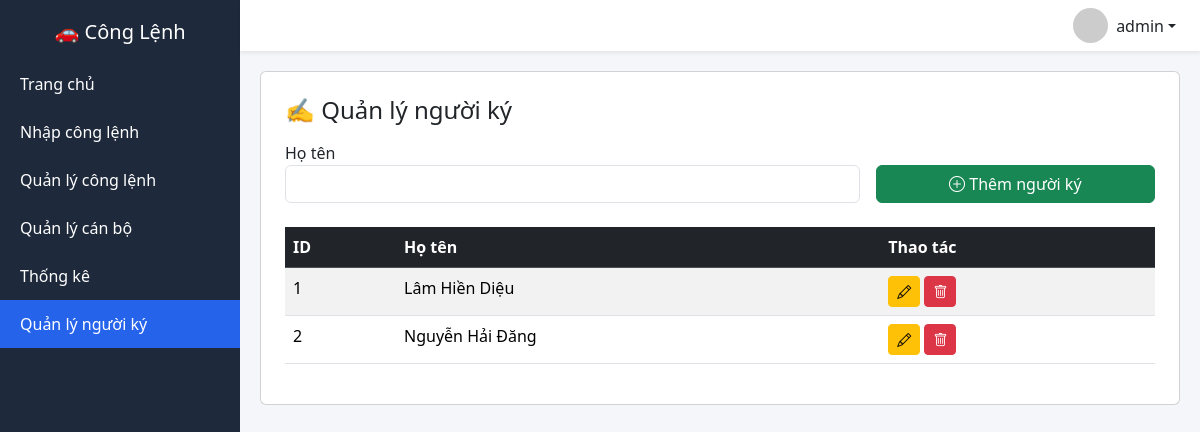
The page /quanly_nguoiky (signed in) on the database as committed earlier.
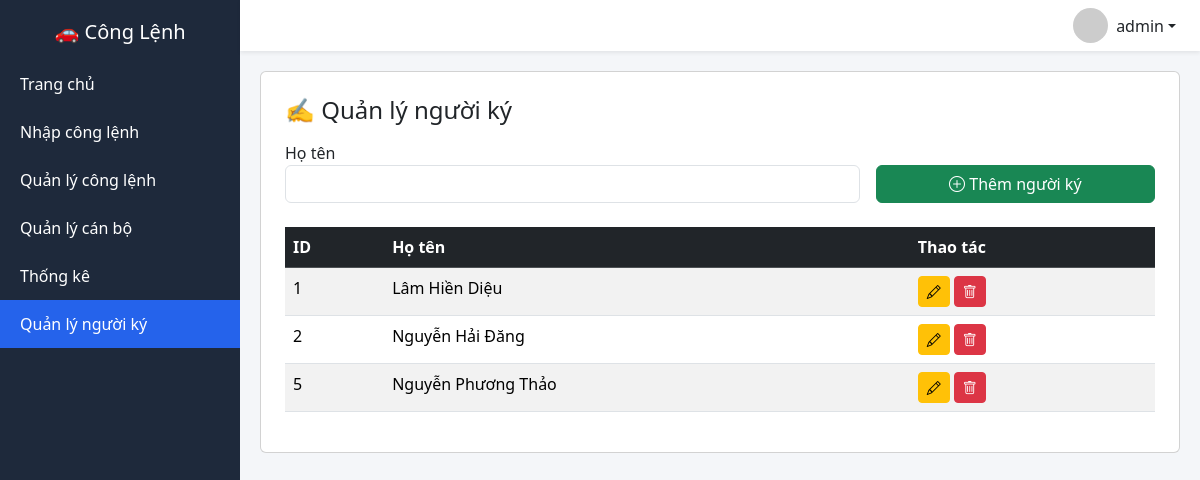
The same page on the database as committed later.
### tables this page shows
CREATE TABLE nguoiky(
        id INTEGER PRIMARY KEY AUTOINCREMENT,
        ho_ten TEXT
    );

### app.py (the view)
@app.route("/quanly_nguoiky")
def quanly_nguoiky():
    if not login_required():
        return redirect("/login")
    if not check_role(["admin","user"]):
        return "Không có quyền!"
    conn = sqlite3.connect(DB)
    conn.row_factory = sqlite3.Row
    c = conn.cursor()
    c.execute("SELECT * FROM nguoiky ORDER BY ho_ten ASC")
    data = c.fetchall()
    conn.close()
    return render_template("quanly_nguoiky.html", data=data)

### app.py (called while the page is built)
def login_required():
    return "user" in session

def check_role(roles):
    return session.get("role") in roles

@app.before_request
def require_login():
    allowed_routes = [
        "login",
        "static",
        "api_nguoidicongtac",
        "api_nguoiky"
    ]
    if request.endpoint is None:
        return
    if request.endpoint not in allowed_routes and "user" not in session:
        return redirect("/login")

### templates/quanly_nguoiky.html
{% extends "layout.html" %}
{% block content %}
<div class="card p-4 card-dashboard">
<h4 class="mb-3">✍️ Quản lý người ký</h4>
<form method="post" action="/them_nguoiky" class="row g-3 mb-4">
    <div class="col-md-8">
        <label>Họ tên</label>
        <input name="ho_ten" required class="form-control">
    </div>
    <div class="col-md-4 d-flex align-items-end">
        <button class="btn btn-success w-100">
            <i class="bi bi-plus-circle"></i> Thêm người ký
        </button>
    </div>
</form>
<table class="table table-striped table-hover">
<thead class="table-dark">
<tr>
<th>ID</th>
<th>Họ tên</th>
<th>Thao tác</th>
</tr>
</thead>
<tbody>
{% for row in data %}
<tr>
<td>{{ row.id }}</td>
<td>{{ row.ho_ten }}</td>
<td>
<a href="/sua_nguoiky/{{row.id}}" class="btn btn-warning btn-sm">
<i class="bi bi-pencil"></i>
</a>
<a href="/xoa_nguoiky/{{row.id}}"
   class="btn btn-danger btn-sm"
   onclick="return confirm('Xóa người ký này?')">
<i class="bi bi-trash"></i>
</a>
</td>
</tr>
{% endfor %}
</tbody>
</table>
</div>
{% endblock %}

Rows that differ between the two databases and show on the page:
added nguoiky: id "5", ho_ten "Nguyễn Phương Thảo"
